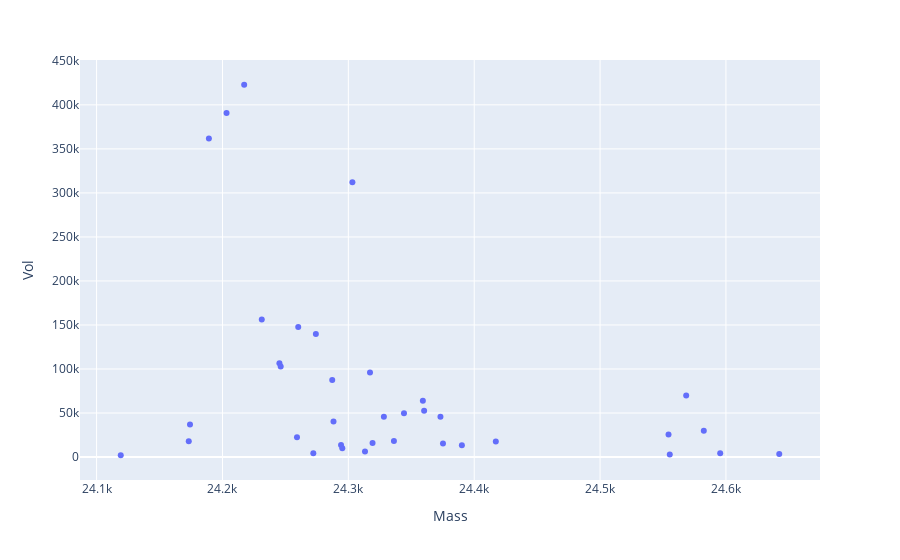

Here is the notebook cell this chart was saved with:
### Code cell
df7_25k = df7[(df7.Mass > 24000) & (df7.Mass < 25000)]
plotly_zone(df7_25k, y='Vol')

### Figure 1 — Plotly figure (JSON) as saved in the notebook; plotly's stock layout.template omitted (floating-point values rounded to 4 significant figures)
{"data": [{"hoverlabel": {"namelength": 0}, "hovertemplate": "Mass=%{x}<br>Vol=%{y}", "legendgroup": "", "marker": {"color": "#636efa", "symbol": "circle"}, "mode": "markers", "name": "", "showlegend": false, "type": "scatter", "x": [24220.0, 24200.0, 24190.0, 24300.0, 24230.0, 24260.0, 24270.0, 24250.0, 24250.0, 24320.0, 24290.0, 24570.0, 24360.0, 24360.0, 24340.0, 24330.0, 24370.0, 24290.0, 24170.0, 24580.0, 24550.0, 24260.0, 24340.0, 24170.0, 24420.0, 24320.0, 24380.0, 24290.0, 24390.0, 24300.0, 24310.0, 24270.0, 24600.0, 24640.0, 24560.0, 24120.0], "xaxis": "x", "y": [422800.0, 390600.0, 361700.0, 312000.0, 156100.0, 147600.0, 139900.0, 106400.0, 102700.0, 96050.0, 87460.0, 69820.0, 63930.0, 52610.0, 49720.0, 45900.0, 45900.0, 40370.0, 36870.0, 29920.0, 25590.0, 22610.0, 18210.0, 17830.0, 17690.0, 15940.0, 15320.0, 13770.0, 13490.0, 9982.0, 6276.0, 4427.0, 4317.0, 3551.0, 2940.0, 2060.0], "yaxis": "y"}], "layout": {"legend": {"tracegroupgap": 0}, "margin": {"t": 60}, "xaxis": {"anchor": "y", "domain": [0, 1], "title": {"text": "Mass"}}, "yaxis": {"anchor": "x", "domain": [0, 1], "title": {"text": "Vol"}}}}
